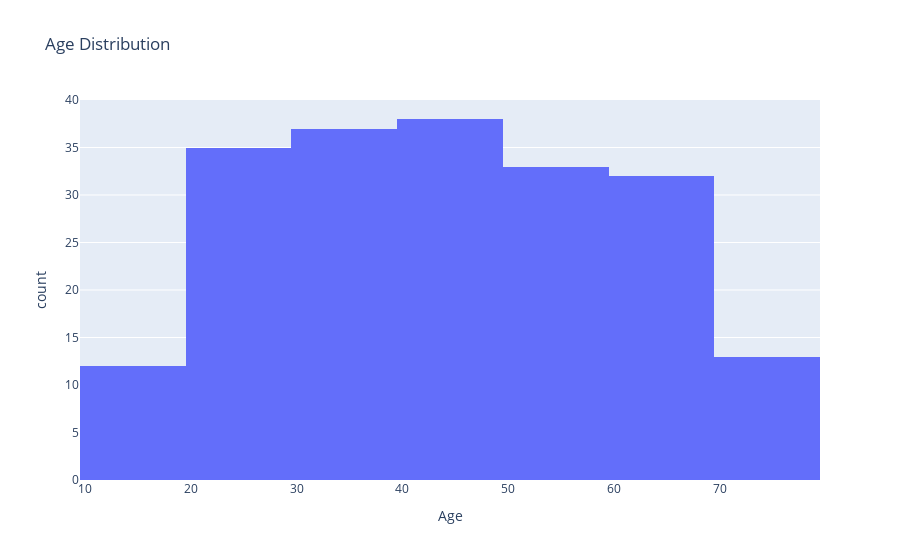

Notebook cell for this chart:
### Code cell
fig_age = px.histogram(df, x='Age', title='Age Distribution', nbins=10)
fig_age.show()

### Figure 1 — Plotly figure (JSON) as saved in the notebook; plotly's stock layout.template omitted (floating-point values rounded to 4 significant figures; data arrays with more than 128 entries replaced by an {"elided": "..."} marker saying what was removed)
{"data": [{"alignmentgroup": "True", "bingroup": "x", "hovertemplate": "Age=%{x}<br>count=%{y}<extra></extra>", "legendgroup": "", "marker": {"color": "#636efa", "pattern": {"shape": ""}}, "name": "", "nbinsx": 10, "offsetgroup": "", "orientation": "v", "showlegend": false, "type": "histogram", "x": {"elided": "200 int values"}, "xaxis": "x", "yaxis": "y"}], "layout": {"autosize": true, "barmode": "relative", "legend": {"tracegroupgap": 0}, "title": {"text": "Age Distribution"}, "xaxis": {"anchor": "y", "autorange": true, "domain": [0, 1], "range": [9.5, 79.5], "title": {"text": "Age"}, "type": "linear"}, "yaxis": {"anchor": "x", "autorange": true, "domain": [0, 1], "range": [0, 40], "title": {"text": "count"}}}}
